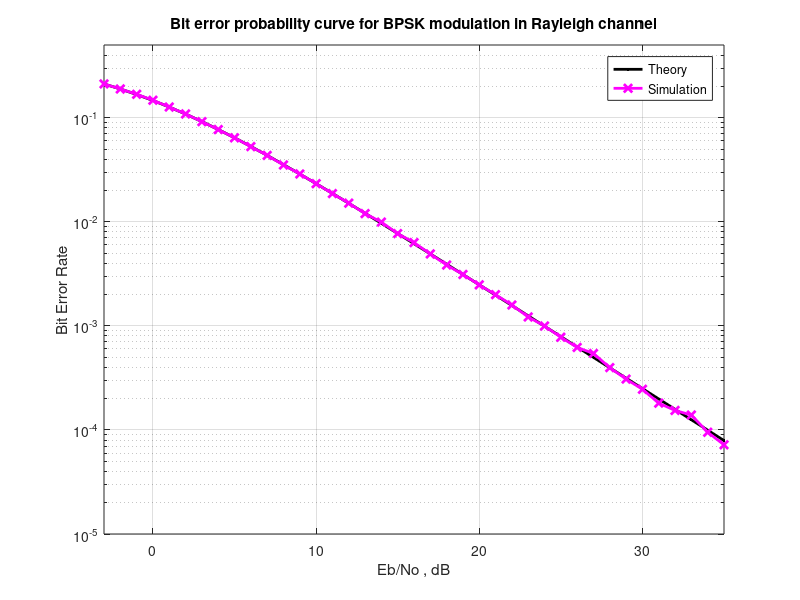

The MATLAB source for this figure:
close all;
clear all;
clc;

%ANALYTICAL PLOT
 Eb_N0_dB =[-3:35]; %DEFINE SNR RANGE
 EbN0lin =  10.^(Eb_N0_dB/10) ; %CONVERT IT TO LINEAR
 theoryBer=0.5.*(1-sqrt(EbN0lin./(EbN0lin+1))) ; %BER EXPRESSION
 
% semilogy(Eb_N0_dB,theoryBer);
% axis([-3 35 10^-5 0.5]);
 
%SIMULATED
N = 10^6;

%TRANSMITTER
ip = rand(1,N)>0.5;
s = 2*ip - 1;

for ii = 1:length(Eb_N0_dB)
    n = 1/sqrt(2)*[randn(1,N)+j*randn(1,N)];   %wgn
    h = 1/sqrt(2)*[randn(1,N)+j*randn(1,N)];   %Rayleigh channel
    
    y = h.*s+10^(-Eb_N0_dB(ii)/20)*n; %hx+n
    yHat = y./h;
    
    ipHat = real(yHat)>0;
    
    nErr(ii) = size(find([ip-ipHat]),2);
end

simBer = nErr/N;

close all
figure
semilogy(Eb_N0_dB,theoryBer,'k.-','Linewidth',2);
hold on
semilogy(Eb_N0_dB,simBer,'mx-','Linewidth',2);
axis([-3 35 10^-5 0.5])
grid on
legend('Theory','Simulation');
xlabel('Eb/No , dB');
ylabel('Bit Error Rate');
title('Bit error probability curve for BPSK modulation in Rayleigh channel')